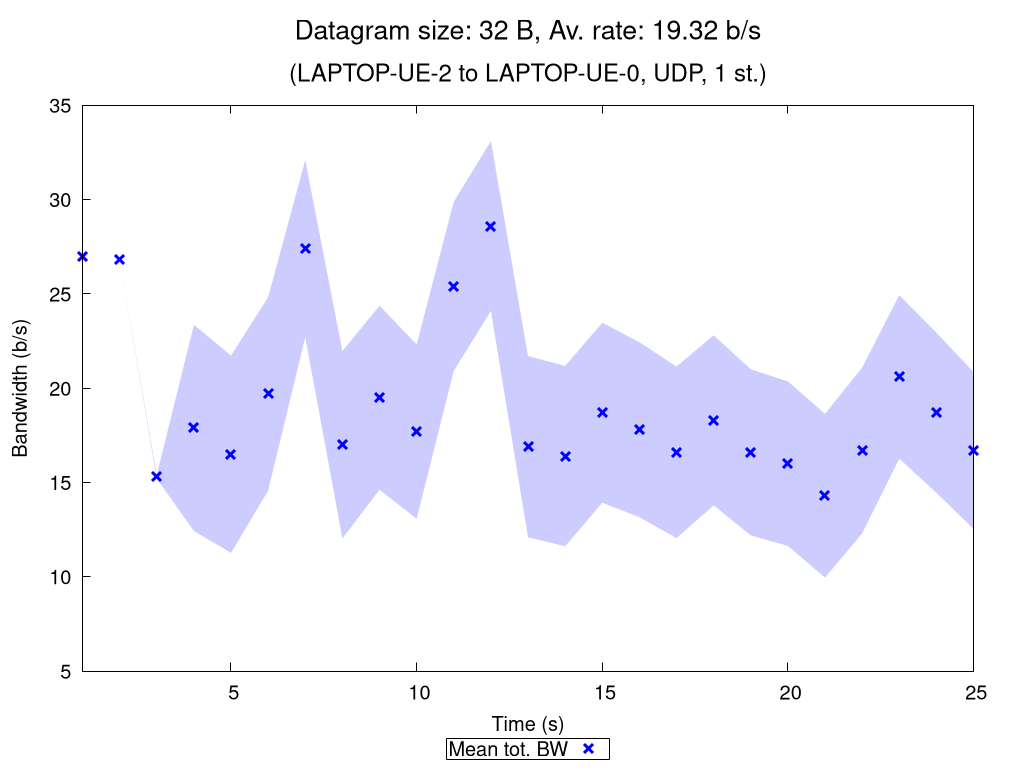

The gnuplot source for this figure:
set terminal pngcairo nocrop enhanced size 1024,768 font "Verdana,15"
set output "UDP_1_st_2020_10_13_13-56-01_two2one_00032B.png"

set title "{/=20 Datagram size: 32 B, Av. rate: 19.32 b/s}\n\n{/=18 (LAPTOP-UE-2 to LAPTOP-UE-0, UDP, 1 st.)}"

set xlabel "Time (s)"
set ylabel "Bandwidth (b/s)"
set ytics nomirror
set key bmargin center horizontal box samplen 1 width -1
set bmargin 4.6
set rmargin 4.5

rf = 1.0  # rate factor
set style fill transparent solid 0.2 noborder
set autoscale xfix
plot "UDP_1_st_2020_10_13_13-56-01_two2one_00032B_iperf_processed.dat" using 1:($2/rf-$3/rf):($2/rf+$3/rf) with filledcurves lc rgb "blue" notitle, \
     "" using 1:($2/rf) with points pt 2 ps 1.5 lw 3 lc rgb "blue" title "Mean tot. BW", \
